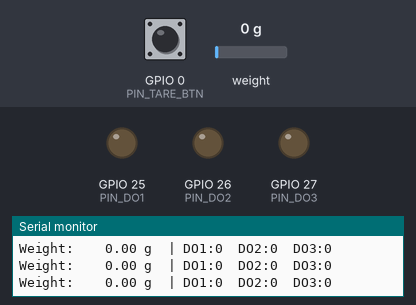
Bench run of a sketch on a simulated ESP32. On the bench: output pins drawn as LEDs (lit = HIGH), the last lines printed to the serial monitor. Inputs (shaded band) come from the test bench; at power-on: weight on the scale 0 g, GPIO 0 (PIN_TARE_BTN) HIGH.

Above: at 2.2 s.
2.3 s: weight on the scale set to 46 g
4.6 s: weight on the scale set to 56 g
At 5.1 s:
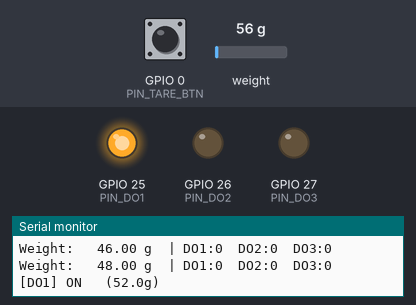
6.3 s: weight on the scale set to 183 g
8.6 s: weight on the scale set to 215 g
At 9.8 s:
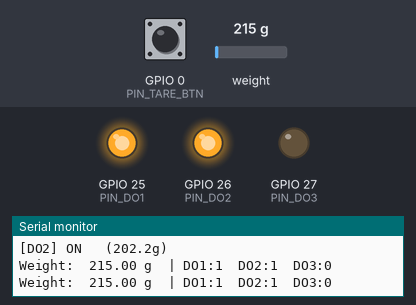
10.3 s: weight on the scale set to 454 g
11.9 s: weight on the scale set to 524 g
At 12.8 s:
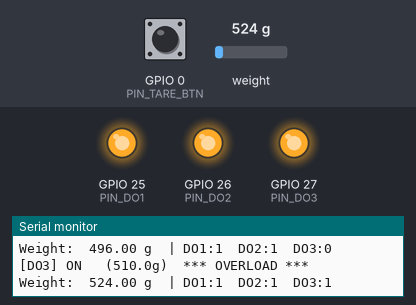
Timing chart, 0 to 14.7 s (numbered marks = the images above; inputs shaded):
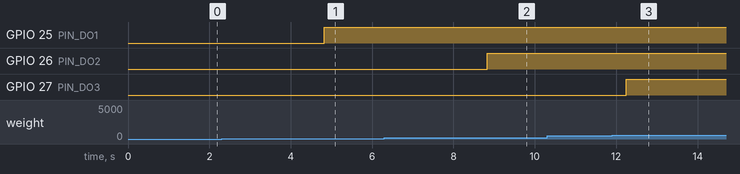

Measured:
- the behaviour switches between 50 and 51 g on weight on the scale (found by bisection; images 0 and 1)
- the behaviour switches between 200 and 201 g on weight on the scale (found by bisection; images 1 and 2)
- the behaviour switches between 500 and 501 g on weight on the scale (found by bisection; images 2 and 3)
- after the input at 4.6 s, GPIO 25 (PIN_DO1): LOW → HIGH after 0.22 s
- after the input at 8.6 s, GPIO 26 (PIN_DO2): LOW → HIGH after 0.23 s
- after the input at 11.9 s, GPIO 27 (PIN_DO3): LOW → HIGH after 0.34 s

The sketch:

esp32_loadcell.ino
```cpp
/**
 * ESP32 + HX711 Load Cell -> DO1, DO2, DO3
 *
 * Wiring:
 *   HX711  DOUT -> GPIO 2
 *   HX711  SCK  -> GPIO 4
 *   DO1         -> GPIO 25  (weight > THRESHOLD_1)
 *   DO2         -> GPIO 26  (weight > THRESHOLD_2)
 *   DO3         -> GPIO 27  (weight > THRESHOLD_3 / overload)
 *   TARE button -> GPIO 0   (BOOT button on most ESP32 boards)
 *
 * Serial commands (115200 baud):
 *   t  -> Tare (zero)
 *   c+ -> Increase calibration factor by 10
 *   c- -> Decrease calibration factor by 10
 *   p  -> Print current weight and status
 */

#include <HX711.h>

// ── Pin config ──────────────────────────────────────────────
#define HX711_DOUT    2
#define HX711_SCK     4
#define PIN_DO1       25
#define PIN_DO2       26
#define PIN_DO3       27
#define PIN_TARE_BTN  0    // BOOT button (active LOW)

// ── Thresholds (grams) ──────────────────────────────────────
// Adjust these to match your application
#define THRESHOLD_1   50.0f    // DO1 ON  khi weight > 50g
#define THRESHOLD_2   200.0f   // DO2 ON  khi weight > 200g
#define THRESHOLD_3   500.0f   // DO3 ON  khi weight > 500g (overload)

// ── Calibration ─────────────────────────────────────────────
// Bước 1: Để thang trống, gõ 't' để tare
// Bước 2: Đặt vật biết trước khối lượng lên thang
// Bước 3: Dùng 'c+' / 'c-' cho đến khi số hiển thị đúng
float calibrationFactor = -450.0f;  // Thay đổi giá trị này cho thang của bạn

// ── Sampling ─────────────────────────────────────────────────
#define SAMPLE_INTERVAL_MS  100   // Đọc 10 lần/giây
#define STABLE_SAMPLES      3     // Số mẫu liên tiếp phải đồng thuận

// ─────────────────────────────────────────────────────────────

HX711 scale;

float  currentWeight   = 0.0f;
float  lastWeight      = 0.0f;
bool   do1State        = false;
bool   do2State        = false;
bool   do3State        = false;
bool   btnLastState    = HIGH;
unsigned long lastRead = 0;

// Rolling average buffer
#define AVG_SIZE 5
float weightBuf[AVG_SIZE] = {0};
uint8_t bufIdx = 0;

// ─────────────────────────────────────────────────────────────

void setup() {
  Serial.begin(115200);
  Serial.println();
  Serial.println("=== ESP32 LoadCell DO Controller ===");

  // Output pins
  pinMode(PIN_DO1, OUTPUT);
  pinMode(PIN_DO2, OUTPUT);
  pinMode(PIN_DO3, OUTPUT);
  digitalWrite(PIN_DO1, LOW);
  digitalWrite(PIN_DO2, LOW);
  digitalWrite(PIN_DO3, LOW);

  // Tare button
  pinMode(PIN_TARE_BTN, INPUT_PULLUP);

  // HX711
  scale.begin(HX711_DOUT, HX711_SCK);
  scale.set_scale(calibrationFactor);
  scale.tare();

  Serial.printf("Calibration factor: %.1f\n", calibrationFactor);
  Serial.printf("Thresholds: DO1=%.0fg  DO2=%.0fg  DO3=%.0fg\n",
                THRESHOLD_1, THRESHOLD_2, THRESHOLD_3);
  Serial.println("Commands: t=tare  c+=cal up  c-=cal down  p=print");
  Serial.println("Ready.");
}

// ─────────────────────────────────────────────────────────────

float readAveraged() {
  if (!scale.is_ready()) return currentWeight;

  float raw = scale.get_units(1);
  if (raw < 0) raw = 0;  // Ignore negative (below tare)

  weightBuf[bufIdx] = raw;
  bufIdx = (bufIdx + 1) % AVG_SIZE;

  float sum = 0;
  for (int i = 0; i < AVG_SIZE; i++) sum += weightBuf[i];
  return sum / AVG_SIZE;
}

void updateDO(float weight) {
  bool d1 = (weight > THRESHOLD_1);
  bool d2 = (weight > THRESHOLD_2);
  bool d3 = (weight > THRESHOLD_3);

  if (d1 != do1State) {
    do1State = d1;
    digitalWrite(PIN_DO1, do1State ? HIGH : LOW);
    Serial.printf("[DO1] %s  (%.1fg)\n", do1State ? "ON " : "OFF", weight);
  }
  if (d2 != do2State) {
    do2State = d2;
    digitalWrite(PIN_DO2, do2State ? HIGH : LOW);
    Serial.printf("[DO2] %s  (%.1fg)\n", do2State ? "ON " : "OFF", weight);
  }
  if (d3 != do3State) {
    do3State = d3;
    digitalWrite(PIN_DO3, do3State ? HIGH : LOW);
    Serial.printf("[DO3] %s  (%.1fg)%s\n", do3State ? "ON " : "OFF", weight,
                  do3State ? "  *** OVERLOAD ***" : "");
  }
}

void handleSerial() {
  if (!Serial.available()) return;
  String cmd = Serial.readStringUntil('\n');
  cmd.trim();

  if (cmd == "t" || cmd == "T") {
    scale.tare();
    memset(weightBuf, 0, sizeof(weightBuf));
    currentWeight = 0;
    Serial.println("[TARE] Done.");

  } else if (cmd == "c+" || cmd == "C+") {
    calibrationFactor += 10.0f;
    scale.set_scale(calibrationFactor);
    Serial.printf("[CAL] factor = %.1f\n", calibrationFactor);

  } else if (cmd == "c-" || cmd == "C-") {
    calibrationFactor -= 10.0f;
    scale.set_scale(calibrationFactor);
    Serial.printf("[CAL] factor = %.1f\n", calibrationFactor);

  } else if (cmd == "p" || cmd == "P") {
    Serial.printf("[STATUS] Weight=%.2fg  DO1=%d  DO2=%d  DO3=%d  Cal=%.1f\n",
                  currentWeight, do1State, do2State, do3State, calibrationFactor);
  }
}

void handleTareButton() {
  bool btnState = digitalRead(PIN_TARE_BTN);
  if (btnState == LOW && btnLastState == HIGH) {
    delay(50);  // debounce
    if (digitalRead(PIN_TARE_BTN) == LOW) {
      scale.tare();
      memset(weightBuf, 0, sizeof(weightBuf));
      currentWeight = 0;
      Serial.println("[TARE] Button pressed.");
    }
  }
  btnLastState = btnState;
}

// ─────────────────────────────────────────────────────────────

void loop() {
  handleTareButton();
  handleSerial();

  unsigned long now = millis();
  if (now - lastRead >= SAMPLE_INTERVAL_MS) {
    lastRead = now;
    currentWeight = readAveraged();
    updateDO(currentWeight);

    // Print to Serial every 500ms for monitoring
    static unsigned long lastPrint = 0;
    if (now - lastPrint >= 500) {
      lastPrint = now;
      Serial.printf("Weight: %7.2f g  | DO1:%d  DO2:%d  DO3:%d\n",
                    currentWeight, do1State, do2State, do3State);
    }
  }
}
```
